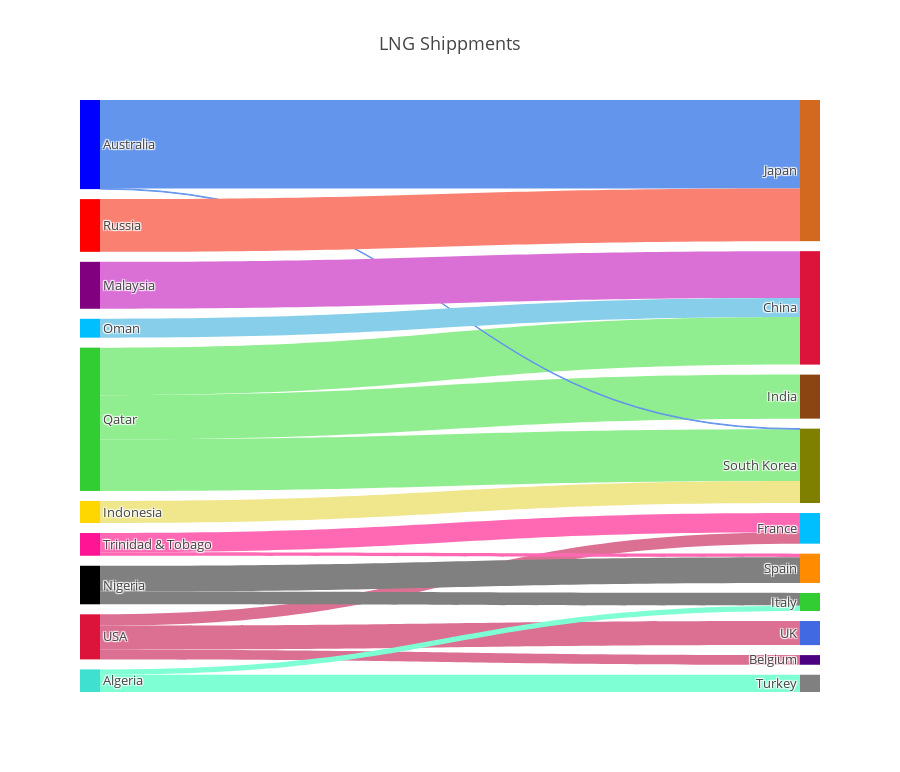

Notebook cell for this chart:
### Code cell
# imports
import pandas as pd
import numpy as np
#import plotly.graph_objs as go
import chart_studio.plotly as py
from plotly.offline import download_plotlyjs, init_notebook_mode, plot, iplot
init_notebook_mode(connected=True)

# Nodes & links
nodes = [['ID', 'Label', 'Color'],
        [0,'Qatar','limegreen'],
        [1,'Australia','blue'],
        [2,'USA','crimson'],
        [3,'Russia','red'],
        [4,'Malaysia','purple'],
        [5,'Nigeria','black'],
        [6,'Trinidad & Tobago','deeppink'],
        [7,'Algeria','turquoise'],
        [8,'Indonesia','gold'],
        [9,'Oman','deepskyblue'],
        [10,'Japan','chocolate'],
        [11,'China','crimson'],
        [12,'South Korea','olive'],
        [13,'India','saddlebrown'],
        [14,'France','deepskyblue'],
        [15,'Spain','darkorange'],
        [16,'UK','royalblue'],
        [17,'Italy','limegreen'],
        [18,'Turkey','grey'],
        [19,'Belgium','indigo'],
        ]

# links with your data
links = [['Source','Target','Value','Link Color'],

        # Qa
        [0,11,35.6,'lightgreen'],
        [0,12,38.6,'lightgreen'],
        [0,13,32.9,'lightgreen'],

        # Au
        [1,10,66.1,'cornflowerblue'],
        [1,12,0.5,'cornflowerblue'],

        # USA
        [2,14,8.5,'palevioletred'],
        [2,16,18,'palevioletred'],
        [2,19,7.2,'palevioletred'],
         
        #Ru
        [3,10,39.4,'salmon'],
        
        #Ma
        [4,11,35.1,'orchid'],
        
        #Ni
        [5,15,19.3,'gray'],
        [5,17,9.5,'gray'],
         
        #T&T
        [6,14,14.4,'hotpink'],
        [6,15,2.6,'hotpink'], 
        
        #Al
        [7,17,4,'aquamarine'],
        [7,18,12.9,'aquamarine'],
         
        #In
        [8,12,16.5,'khaki'],
         
        #Om
        [9,11,14.1,'skyblue'],]
         

# Retrieve headers and build dataframes
nodes_headers = nodes.pop(0)
links_headers = links.pop(0)
df_nodes = pd.DataFrame(nodes, columns = nodes_headers)
df_links = pd.DataFrame(links, columns = links_headers)

# Sankey plot setup
data_trace = dict(
    type='sankey',
    domain = dict(
      x =  [0,1],
      y =  [0,1]
    ),
    orientation = "h",
    valueformat = ".0f",
    node = dict(
      pad = 10,
     thickness = 20,
      line = dict(
        color = "black",
        width = 0
      ),
      label =  df_nodes['Label'].dropna(axis=0, how='any'),
      color = df_nodes['Color']
    ),
    link = dict(
      source = df_links['Source'].dropna(axis=0, how='any'),
      target = df_links['Target'].dropna(axis=0, how='any'),
      value = df_links['Value'].dropna(axis=0, how='any'),
      color = df_links['Link Color'].dropna(axis=0, how='any'),
  )
)

layout = dict(
        title = "LNG Shippments",
    height = 772,
    font = dict(
      size = 13),)

fig = dict(data=[data_trace], layout=layout)
iplot(fig, validate=False)

### Figure 1 — Plotly figure (JSON) as saved in the notebook; plotly's stock layout.template omitted (floating-point values rounded to 4 significant figures)
{"data": [{"domain": {"x": [0, 1], "y": [0, 1]}, "link": {"color": ["lightgreen", "lightgreen", "lightgreen", "cornflowerblue", "cornflowerblue", "palevioletred", "palevioletred", "palevioletred", "salmon", "orchid", "gray", "gray", "hotpink", "hotpink", "aquamarine", "aquamarine", "khaki", "skyblue"], "source": [0, 0, 0, 1, 1, 2, 2, 2, 3, 4, 5, 5, 6, 6, 7, 7, 8, 9], "target": [11, 12, 13, 10, 12, 14, 16, 19, 10, 11, 15, 17, 14, 15, 17, 18, 12, 11], "value": [35.6, 38.6, 32.9, 66.1, 0.5, 8.5, 18, 7.2, 39.4, 35.1, 19.3, 9.5, 14.4, 2.6, 4, 12.9, 16.5, 14.1]}, "node": {"color": ["limegreen", "blue", "crimson", "red", "purple", "black", "deeppink", "turquoise", "gold", "deepskyblue", "chocolate", "crimson", "olive", "saddlebrown", "deepskyblue", "darkorange", "royalblue", "limegreen", "grey", "indigo"], "label": ["Qatar", "Australia", "USA", "Russia", "Malaysia", "Nigeria", "Trinidad & Tobago", "Algeria", "Indonesia", "Oman", "Japan", "China", "South Korea", "India", "France", "Spain", "UK", "Italy", "Turkey", "Belgium"], "line": {"color": "black", "width": 0}, "pad": 10, "thickness": 20}, "orientation": "h", "type": "sankey", "valueformat": ".0f"}], "layout": {"font": {"size": 13}, "height": 772, "title": "LNG Shippments"}}
